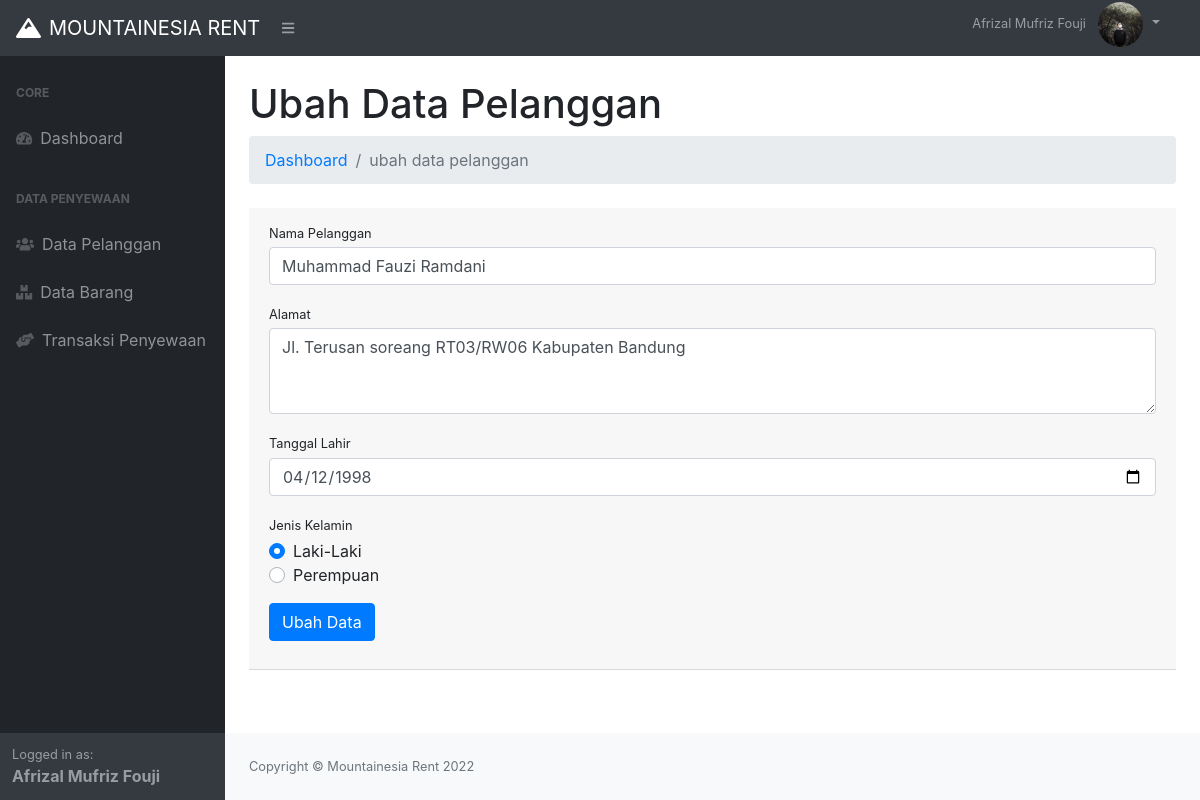
/index.php?p=pelanggan&aksi=ubah&id=2 (signed in), run on the app's committed database.
### tables this page shows
CREATE TABLE `tb_pelanggan` (
  `idpelanggan` int(11) NOT NULL,
  `nama_pelanggan` varchar(50) NOT NULL,
  `alamat` varchar(255) NOT NULL,
  `tgl_lahir` date NOT NULL,
  `jk` enum('L','P') NOT NULL
);

### page/pelanggan/ubah.php (the view, shortened to what this page needs)
<?php
$id_pelanggan = $_GET['id'];
$tampilPelanggan = $conn->query("SELECT * FROM tb_pelanggan WHERE idpelanggan = $id_pelanggan") or die(mysqli_error($conn));
$pecahPelanggan = $tampilPelanggan->fetch_assoc();
?>
<h1 class="mt-4">Ubah Data Pelanggan</h1>
<ol class="breadcrumb mb-4">
    <li class="breadcrumb-item"><a href="index.php">Dashboard</a></li>
    <li class="breadcrumb-item active">ubah data pelanggan</li>
</ol>
<div class="card-header mb-5">
	<form action="" method="post">
    <div class="form-group">
        <label class="small mb-1" for="nama_pelanggan">Nama Pelanggan</label>
        <input class="form-control" id="nama_pelanggan" value="<?= $pecahPelanggan['nama_pelanggan']; ?>" name="nama_pelanggan" type="text" placeholder="Masukkan nama pelanggan"/>
    </div>
    <div class="form-group">
        <label class="small mb-1" for="alamat">Alamat</label>
        <textarea class="form-control" id="alamat" name="alamat" rows="3" placeholder="Masukkan alamat pelanggan"/><?php echo $pecahPelanggan['alamat']; ?></textarea>
    </div>
    <div class="form-group">
        <label class="small mb-1" for="tgl_lahir">Tanggal Lahir</label>
        <input type="date" value="<?= $pecahPelanggan['tgl_lahir']; ?>" name="tgl_lahir" id="tgl_lahir" class="form-control">
    </div>
    <div class="form-group">
        <label class="small mb-1" for="jk">Jenis Kelamin</label>
        <div class="custom-control custom-radio">
          <label class="custom-control-label" for="customRadio1">Laki-Laki</label>
        </div>
        <div class="custom-control custom-radio">
          <label class="custom-control-label" for="customRadio2">Perempuan</label>
        </div>
    </div>
    <div class="form-group">
    	<button type="submit" class="btn btn-primary" name="ubah">Ubah Data</button>
    </div>
	</form>
</div>

### data on the page
tb_pelanggan: nama_pelanggan "Muhammad Fauzi Ramdani", alamat "Jl. Terusan soreang RT03/RW06 Kabupaten Bandung", tgl_lahir "04/12/1998"

### other printed values
$_SESSION['login']['nama'] "Afrizal Mufriz Fouji"
